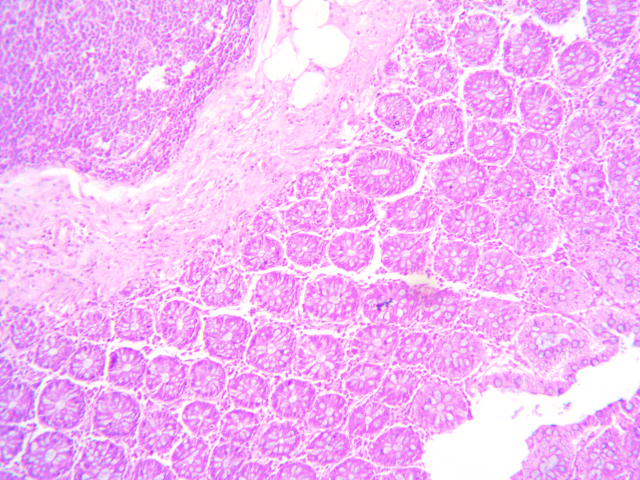
#> input picture Colon/10x/1_colon_10x.tif, 1280 x 960 px, found by its file name (shown at 1/2 size)
$ python ORB_Overlay.py
#> lines starting #> are read from the running program, lines starting #| are printed output that depends on the picture
#> in main, img1 is the input picture: shape (960, 1280, 3); mean B, G, R 248, 184.3, 244.9
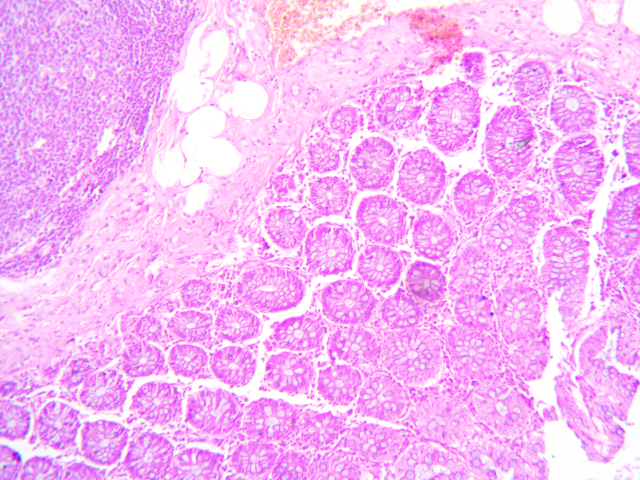
#> input picture Colon/10x/3_colon_10x.tif, 1280 x 960 px, found by its file name (shown at 1/2 size)
#> in main, img2 is the input picture: shape (960, 1280, 3); mean B, G, R 247.5, 184.3, 246.8
import cv2
import numpy as np
import cProfile

def overlay_images_orb(img1, img2):
    orb = cv2.ORB_create()

    # Detect keypoints and descriptors
    kp1, des1 = orb.detectAndCompute(img1, None)
#> kp1 = 500 keypoints; strongest (x, y, size): (409, 636, 37.2), (409, 638, 44.6), (785, 272, 37.2), (785, 274, 44.6)
    kp2, des2 = orb.detectAndCompute(img2, None)
#> kp2 = 500 keypoints; strongest (x, y, size): (984, 628, 44.6), (983, 627, 53.6), (537, 494, 44.6), (536, 494, 53.6)

    # BFMatcher with default params
    bf = cv2.BFMatcher(cv2.NORM_HAMMING, crossCheck=True)  # Setting crossCheck to True for better matches

    # Match descriptors
    matches = bf.match(des1, des2)
#> matches = 171 matches
    matches = sorted(matches, key=lambda x: x.distance)
    matches = matches[:100]  # Limiting to 100 best matches
#> matches = 100 matches

    # Extract location of keypoints from matches
    src_pts = np.float32([kp1[m.queryIdx].pt for m in matches])
#> src_pts = 100 pairs, first value 68.43 to 1131.6, second value 187.2 to 916
    dst_pts = np.float32([kp2[m.trainIdx].pt for m in matches])
#> dst_pts = 100 pairs, first value 146.4 to 1229.8, second value 88 to 845

    # Calculate matching percentage
    total_keypoints = len(kp1) + len(kp2)
#> total_keypoints = 1000
    matching_keypoints = len(matches) * 2
#> matching_keypoints = 200
    matching_percentage = (matching_keypoints / total_keypoints) * 100
#> matching_percentage = 20

    print(f"Number of matching keypoints (Inliers): {len(matches)}")
#| Number of matching keypoints (Inliers): 100
    print(f"Percentage of matching keypoints: {matching_percentage:.2f}%")
#| Percentage of matching keypoints: 20.00%

    # Find homography
    M, mask = cv2.findHomography(src_pts, dst_pts, cv2.RANSAC, 5.0)
#> M = [[0.186, -0.103, 57.48], [-0.889, -0.173, 837.1], [-0.000879, -0.000358, 1]]; mask = 100 values, max 1 at index 0, min 0 at index 1, mean 0.08

    # Warp second image to match the first one
    warped_img2 = cv2.warpPerspective(img2, M, (img1.shape[1], img1.shape[0]))
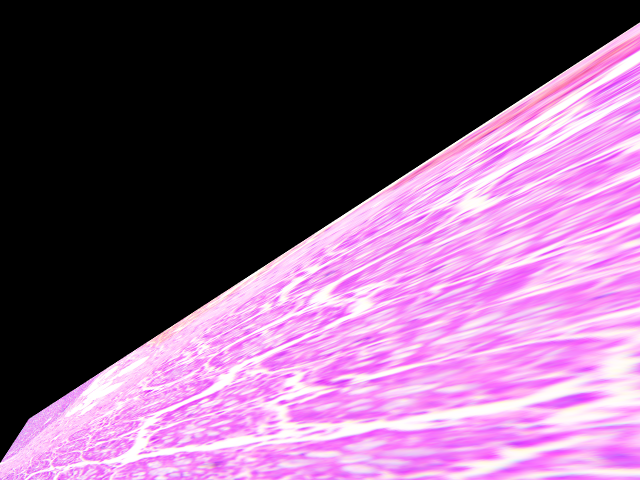
#> warped_img2: shape (960, 1280, 3) (shown at 1/2 size); mean B, G, R 128.3, 91.2, 129.4

    # Create an overlaid image using weighted addition
    overlaid_image = cv2.addWeighted(img1, 0.7, warped_img2, 0.3, 0)
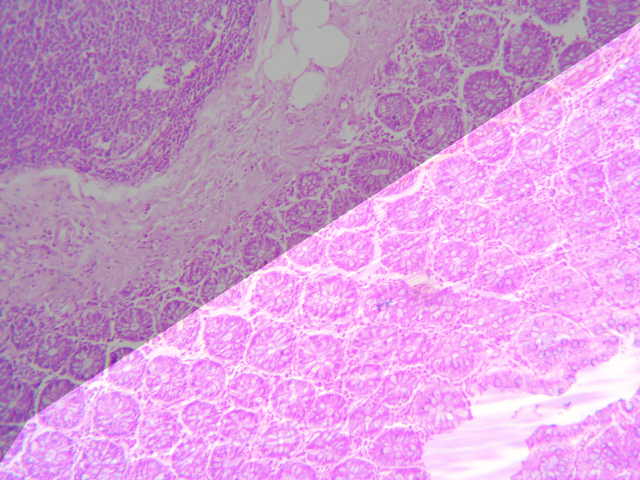
#> overlaid_image: shape (960, 1280, 3) (shown at 1/2 size); mean B, G, R 212.1, 156.4, 210.2

    return overlaid_image

def main():
    img1 = cv2.imread("d:/ORB Aursh Personal/Colon/10x/1_colon_10x.tif")
    img2 = cv2.imread("D:/ORB Aursh Personal/Colon/10x/3_colon_10x.tif")

    if img1 is None or img2 is None:
        print("Error loading images")
        return

    # Call overlay function
    overlaid_image = overlay_images_orb(img1, img2)

    # Resize the output for better visualization
    resized_image = cv2.resize(overlaid_image, None, fx=0.5, fy=0.5)
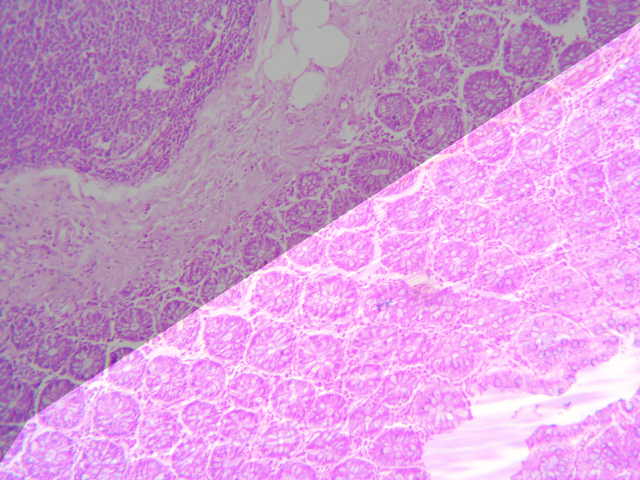
#> resized_image: shape (480, 640, 3); mean B, G, R 212.2, 156.5, 210.3

    # Display the result
    cv2.imshow("Overlaid Image", resized_image)
    cv2.waitKey(0)
    cv2.destroyAllWindows()

# Ensure the program runs only if it is the main script
if __name__ == '__main__':
    cProfile.run('main()')
